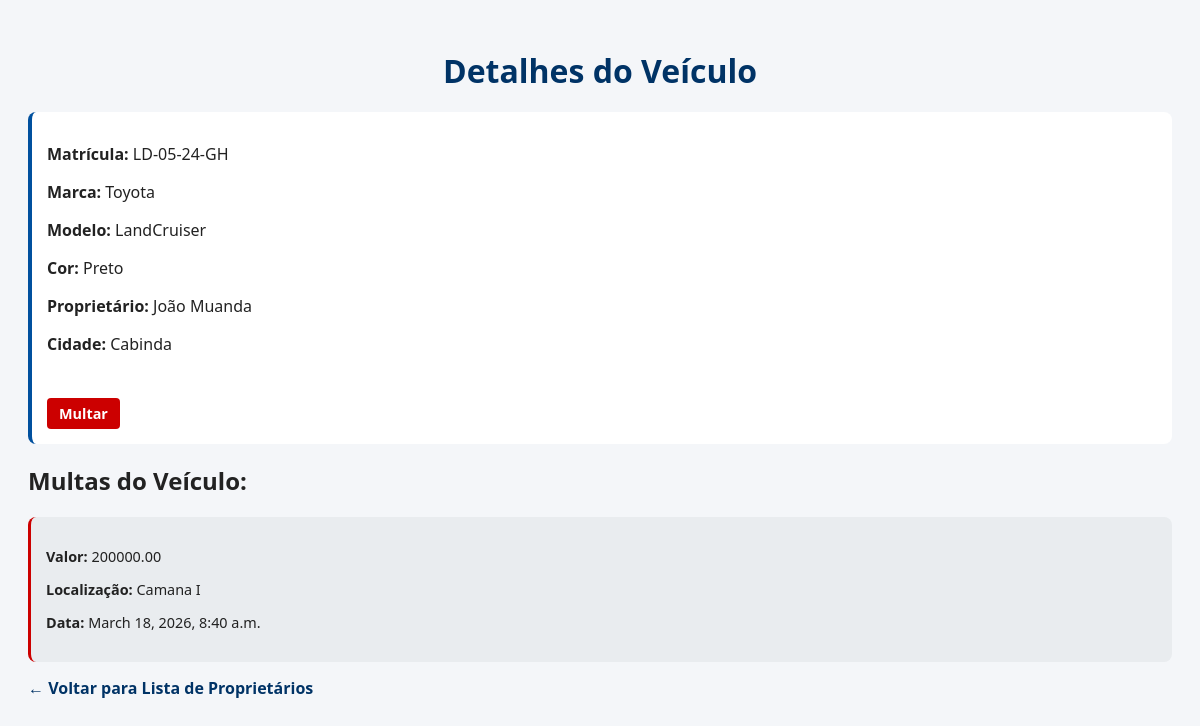
The app's page /list/2/ (signed in), older data.
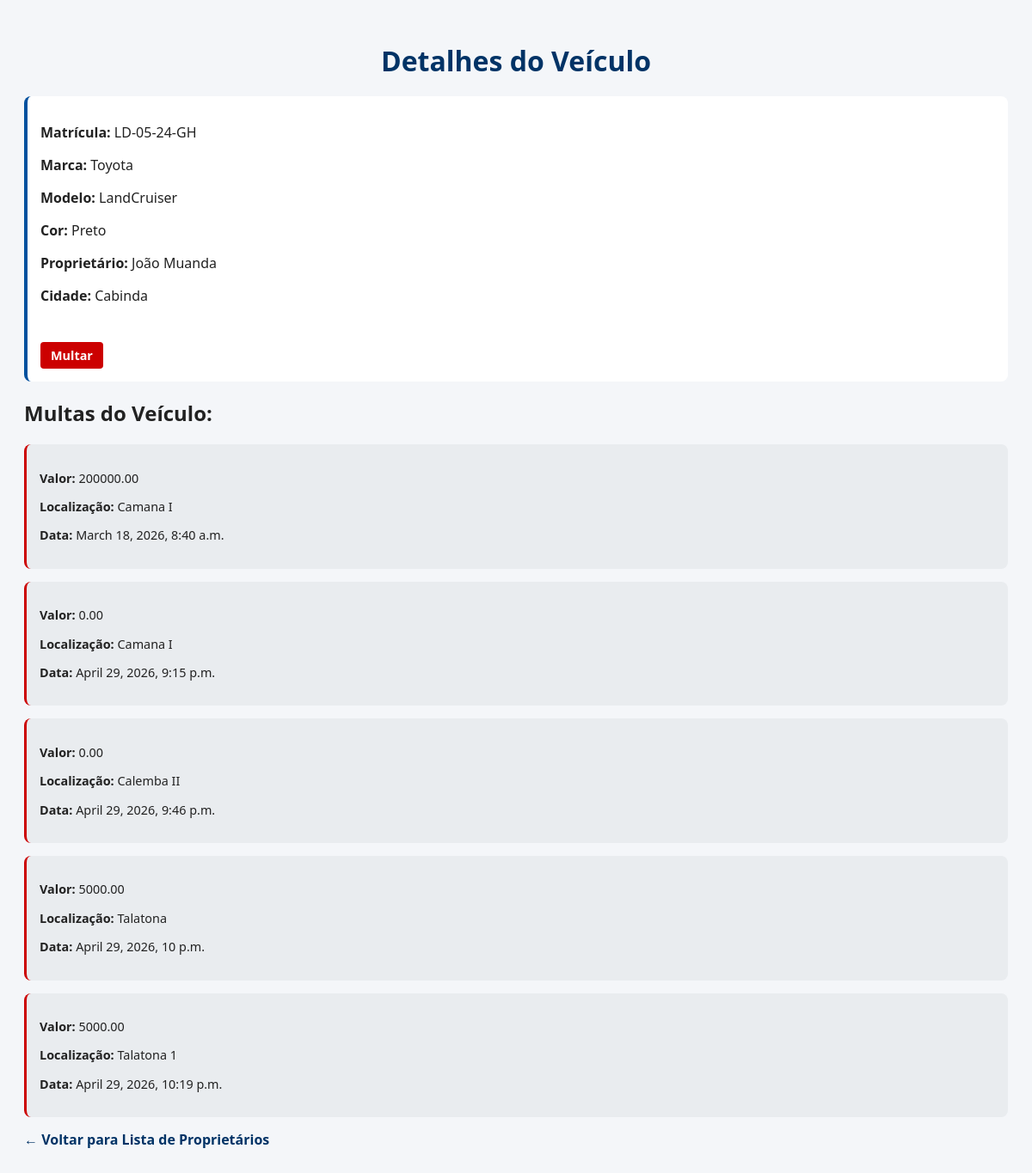
The same page, newer data.
### multas/models.py (models this page shows, shortened)
class Veiculo(models.Model):
    proprietario = models.ForeignKey(Proprietario, on_delete=models.CASCADE, related_name="veiculos")
    marca = models.CharField(max_length=150)
    modelo = models.CharField(max_length=150)
    cor = models.CharField(max_length=50)
    matricula = models.CharField(max_length=150, unique=True)
    foto_frontal = models.ImageField(upload_to="fotos/", blank=True, null=True)
    foto_traseira = models.ImageField(upload_to="fotos/", blank=True, null=True)
    foto_lateralE = models.ImageField(upload_to="fotos/", blank=True, null=True)
    foto_lateralD = models.ImageField(upload_to="fotos/", blank=True, null=True)

class Proprietario(models.Model):
    nome_completo = models.CharField(max_length=150)
    cidade = models.CharField(max_length=250)

class Multa(models.Model):
    veiculo = models.ForeignKey(Veiculo, on_delete=models.CASCADE, related_name="multas")
    foto = models.ImageField(upload_to="foto/", null=True)
    valor = models.DecimalField(max_digits=10, decimal_places=2)
    localizacao = models.CharField(max_length=200)
    data = models.DateTimeField(auto_now_add=True)
    tipo = models.CharField(blank=True)
    velocidade = models.DecimalField(max_digits=10, decimal_places=2, blank=True, null=True)
    agente = models.CharField(max_length=15, blank=True)
    confirmada = models.BooleanField(default=False)  # 👈 NOVO CAMPO

### multas/views.py (the view)
# urls.py: path('list/<int:pk>/', Detail.as_view(), name='lista'),
class Detail(LoginRequiredMixin, DetailView):
    model = Veiculo
    template_name = "detail.html"
    context_object_name = "veiculo"
    login_url='login'

### multas/templates/detail.html (shortened to what this page needs)
<!DOCTYPE html>
<html lang="pt-br">
<head>
</head>
<body>
<h1>Detalhes do Veículo</h1>
<div class="veiculo">
    <p><strong>Matrícula:</strong> {{ veiculo.matricula }}</p>
    <p><strong>Marca:</strong> {{ veiculo.marca }}</p>
    <p><strong>Modelo:</strong> {{ veiculo.modelo }}</p>
    <p><strong>Cor:</strong> {{ veiculo.cor }}</p>
    <p><strong>Proprietário:</strong> {{ veiculo.proprietario.nome_completo }}</p>
    <p><strong>Cidade:</strong> {{ veiculo.proprietario.cidade }}</p>
    <br> <a href="{% url 'multar' veiculo.id %}" class="btn-multar">Multar</a>
</div>
<h2>Multas do Veículo:</h2>
{% if veiculo.multas.all %}
    {% for m in veiculo.multas.all %}
        <div class="multa">
            <p><strong>Valor:</strong> {{ m.valor }}</p>
            <p><strong>Localização:</strong> {{ m.localizacao }}</p>
            <p><strong>Data:</strong> {{ m.data }}</p>
        </div>
    {% endfor %}
{% else %}
    <p>Sem multas registradas.</p>
{% endif %}
<a href="{% url 'list' %}">&larr; Voltar para Lista de Proprietários</a>
</body>
</html>

### multas/templates/detail.html (style rules this page uses)
body { font-family: 'Segoe UI', Tahoma, Geneva, Verdana, sans-serif; padding: 20px; background: #f4f6f9; color: #222; }
h1 { color: #003366; text-align: center; margin-bottom: 20px; }
.veiculo, .multa { background: #fff; padding: 15px; margin-bottom: 15px; border-radius: 8px; border-left: 4px solid #00509e; }
.multa { border-left: 3px solid #cc0000; font-size: 0.9em; background: #e9ecef; }
a { text-decoration: none; color: #003366; font-weight: bold; }
.btn-multar { display: inline-block; background-color: #cc0000; color: #fff; padding: 6px 12px; margin-top: 5px; border-radius: 4px; text-decoration: none; font-weight: 600; font-size: 0.9em; transition: background 0.3s; }

Row changes from the older to the newer data that the page shows:
added Multa: valor "0.00", localizacao "Camana I", data "April 29, 2026, 9:15 p.m."
added Multa: valor "0.00", localizacao "Calemba II", data "April 29, 2026, 9:46 p.m."
added Multa: valor "5000.00", localizacao "Talatona", data "April 29, 2026, 10 p.m."
added Multa: valor "5000.00", localizacao "Talatona 1", data "April 29, 2026, 10:19 p.m."
